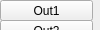
             <widget class="QWidget" name="page">
              <property name="geometry">
               <rect>
                <x>0</x>
                <y>0</y>
                <width>100</width>
                <height>30</height>
               </rect>
              </property>
              <attribute name="label">
               <string>IO-02</string>
              </attribute>
              <widget class="QPushButton" name="modbus_io02_out1">
               <property name="geometry">
                <rect>
                 <x>0</x>
                 <y>0</y>
                 <width>93</width>
                 <height>21</height>
                </rect>
               </property>
               <property name="cursor">
                <cursorShape>PointingHandCursor</cursorShape>
               </property>
               <property name="text">
                <string>Out1</string>
               </property>
              </widget>
              <widget class="QPushButton" name="modbus_io02_out2">
               <property name="geometry">
                <rect>
                 <x>0</x>
                 <y>20</y>
                 <width>93</width>
                 <height>21</height>
                </rect>
               </property>
               <property name="cursor">
                <cursorShape>PointingHandCursor</cursorShape>
               </property>
               <property name="text">
                <string>Out2</string>
               </property>
              </widget>
              <widget class="QPushButton" name="modbus_io02_out3">
               <property name="geometry">
                <rect>
                 <x>0</x>
                 <y>40</y>
                 <width>93</width>
                 <height>21</height>
                </rect>
               </property>
               <property name="cursor">
                <cursorShape>PointingHandCursor</cursorShape>
               </property>
               <property name="text">
                <string>Out3</string>
               </property>
              </widget>
              <widget class="QPushButton" name="modbus_io02_out4">
               <property name="geometry">
                <rect>
                 <x>0</x>
                 <y>60</y>
                 <width>93</width>
                 <height>21</height>
                </rect>
               </property>
               <property name="cursor">
                <cursorShape>PointingHandCursor</cursorShape>
               </property>
               <property name="text">
                <string>Out4</string>
               </property>
              </widget>
              <widget class="QPushButton" name="modbus_io02_out5">
               <property name="geometry">
                <rect>
                 <x>0</x>
                 <y>80</y>
                 <width>93</width>
                 <height>21</height>
                </rect>
               </property>
               <property name="cursor">
                <cursorShape>PointingHandCursor</cursorShape>
               </property>
               <property name="text">
                <string>Out5</string>
               </property>
              </widget>
              <widget class="QPushButton" name="modbus_io02_out6">
               <property name="geometry">
                <rect>
                 <x>0</x>
                 <y>100</y>
                 <width>93</width>
                 <height>21</height>
                </rect>
               </property>
               <property name="cursor">
                <cursorShape>PointingHandCursor</cursorShape>
               </property>
               <property name="text">
                <string>Out6</string>
               </property>
              </widget>
              <widget class="QPushButton" name="modbus_io02_out7">
               <property name="geometry">
                <rect>
                 <x>0</x>
                 <y>120</y>
                 <width>93</width>
                 <height>21</height>
                </rect>
               </property>
               <property name="cursor">
                <cursorShape>PointingHandCursor</cursorShape>
               </property>
               <property name="text">
                <string>Out7</string>
               </property>
              </widget>
              <widget class="QWidget" name="layoutWidget_3">
               <property name="geometry">
                <rect>
                 <x>0</x>
                 <y>150</y>
                 <width>281</width>
                 <height>31</height>
                </rect>
               </property>
               <layout class="QHBoxLayout" name="horizontalLayout_7">
                <item>
                 <widget class="QPushButton" name="modbus_set_dc1">
                  <property name="sizePolicy">
                   <sizepolicy hsizetype="Minimum" vsizetype="Minimum">
                    <horstretch>0</horstretch>
                    <verstretch>0</verstretch>
                   </sizepolicy>
                  </property>
                  <property name="cursor">
                   <cursorShape>PointingHandCursor</cursorShape>
                  </property>
                  <property name="styleSheet">
                   <string notr="true"/>
                  </property>
                  <property name="text">
                   <string>Включить Sensor1</string>
                  </property>
                 </widget>
                </item>
                <item>
                 <widget class="QPushButton" name="modbus_set_dc2">
                  <property name="sizePolicy">
                   <sizepolicy hsizetype="Minimum" vsizetype="Minimum">
                    <horstretch>0</horstretch>
                    <verstretch>0</verstretch>
                   </sizepolicy>
                  </property>
                  <property name="cursor">
                   <cursorShape>PointingHandCursor</cursorShape>
                  </property>
                  <property name="styleSheet">
                   <string notr="true"/>
                  </property>
                  <property name="text">
                   <string>Включить Sensor2</string>
                  </property>
                 </widget>
                </item>
               </layout>
              </widget>
             </widget>
